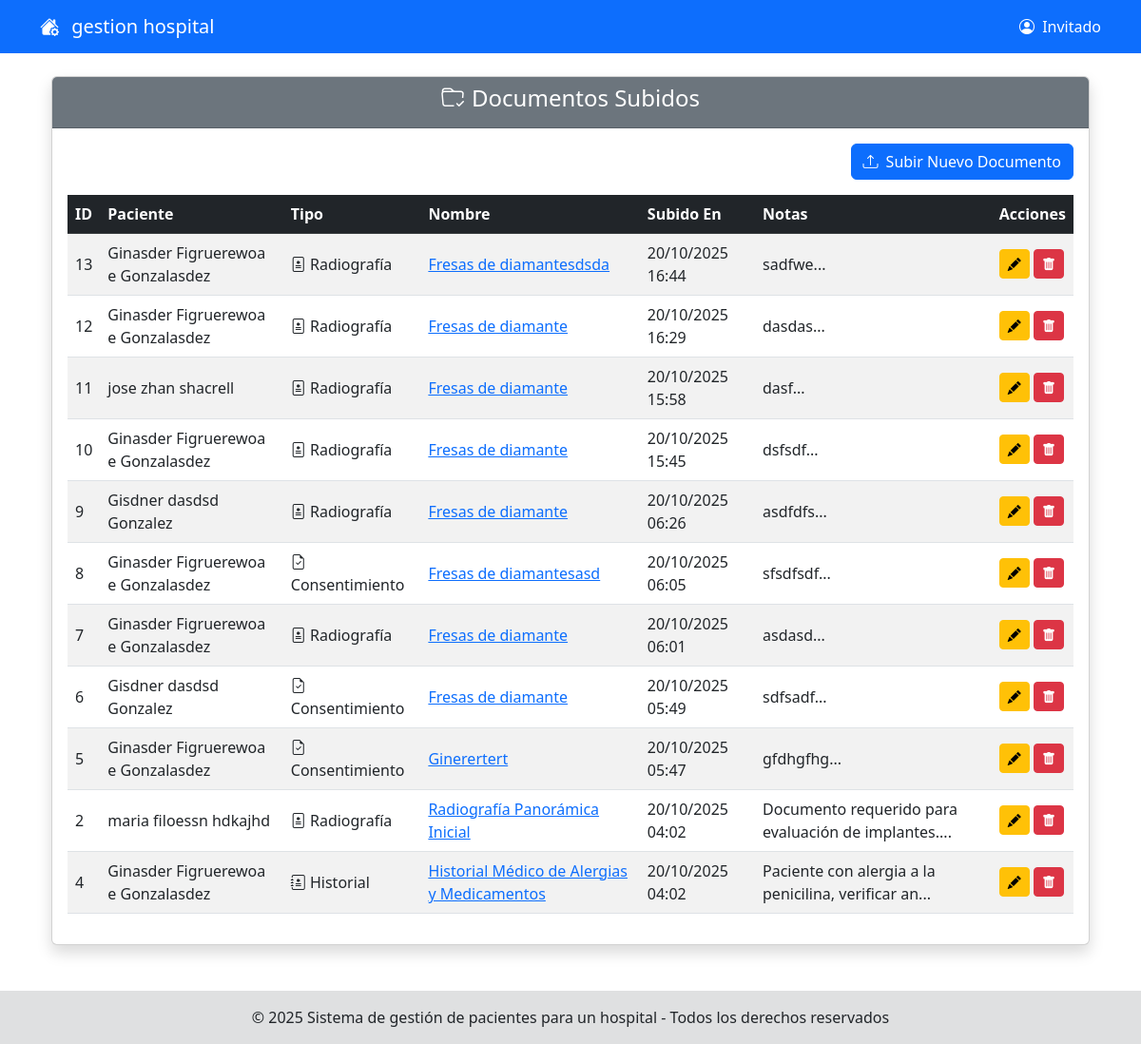
Screenshot of /modeloRol/enfermera/gestionManejoDocumento/indexDumento.php with the database file from the repository.
### tables this page shows
CREATE TABLE `documentos` (
  `id_documento` int(11) NOT NULL,
  `id_paciente` int(11) NOT NULL,
  `tipo` enum('Radiografía','Consentimiento','Historial','Otro') NOT NULL,
  `nombre` varchar(100) NOT NULL,
  `ruta_archivo` varchar(255) NOT NULL,
  `notas` text DEFAULT NULL,
  `subido_en` timestamp NOT NULL DEFAULT current_timestamp(),
  `subido_por` int(11) DEFAULT NULL COMMENT 'ID del usuario que subió el documento'
);

### modeloRol/enfermera/gestionManejoDocumento/indexDumento.php (called while the page is built)
<?php
include_once('./formTotalDocumentos.php');
$obj = new formTotalDocumentos();
$obj->formTotalDocumentosShow();
?>

### modelo/conexion.php (called while the page is built, shortened)
<?php
class Conexion
{
    private static $instancia = null;
    private $connection;
    private $host = 'localhost';
    private $user = 'root';
    private $pass = '';
    private $dbName = 'opipitaltrabajo';
    private function __construct()
    {
        $this->connection = new mysqli($this->host, $this->user, $this->pass, $this->dbName);
        $this->connection->set_charset("utf8");
    }
    public static function getInstancia()
    {
        if (self::$instancia === null) {
            self::$instancia = new Conexion();
        }
        return self::$instancia;
    }
    public function getConnection()
    {
        return $this->connection;
    }
}
?>

### modelo/DocumentoDAO.php (called while the page is built, shortened)
<?php
include_once('conexion.php');
class DocumentosDAO
{
    private $connection;
    public function __construct()
    {
        $this->connection = Conexion::getInstancia()->getConnection();
    }
    public function obtenerTodosDocumentos()
    {
        $sql = "SELECT d.id_documento, d.id_paciente, d.tipo, d.nombre, d.ruta_archivo, d.notas,
                       DATE_FORMAT(d.subido_en, '%d/%m/%Y %H:%i') as subido_en_formato,
                       CONCAT(u.nombre, ' ', u.apellido_paterno, ' ', u.apellido_materno) AS nombre_paciente
                FROM documentos d
                JOIN pacientes p ON d.id_paciente = p.id_paciente
                JOIN usuarios u ON p.id_usuario = u.id_usuario
                ORDER BY d.subido_en DESC";
        $resultado = $this->connection->query($sql);
        $documentos = [];
        if ($resultado) {
            while ($fila = $resultado->fetch_assoc()) {
                $documentos[] = $fila;
            }
        }
        return $documentos;
    }
}

### modeloRol/enfermera/gestionManejoDocumento/formTotalDocumentos.php (the view, shortened to what this page needs)
<?php
include_once('../../../shared/pantalla.php');
include_once('../../../modelo/DocumentoDAO.php');
class formTotalDocumentos extends pantalla
{
    private function getIconForType($tipo) {
        switch ($tipo) {
            case 'Radiografía': return 'bi-file-medical';
            case 'Consentimiento': return 'bi-file-earmark-check';
            case 'Historial': return 'bi-journal-medical';
        }
    }
    public function formTotalDocumentosShow()
    {
        $objDAO = new DocumentosDAO();
        $listaDocumentosArray = $objDAO->obtenerTodosDocumentos();
?>
<div class="container mt-4">
    <div class="card shadow">
        <div class="card-header bg-secondary text-white text-center">
            <h4><i class="bi bi-folder-check me-2"></i>Documentos Subidos</h4>
        </div>
        <div class="card-body">
            <div class="row mb-3">
                <div class="col-md-12 text-end">
                    <a href="./agregarDocumento/indexAgregarDocumento.php" class="btn btn-primary">
                        <i class="bi bi-upload me-2"></i>Subir Nuevo Documento
                    </a>
                </div>
            </div>
            <div class="table-responsive">
                <table class="table table-striped table-hover align-middle">
                    <thead>
                        <tr class="table-dark">
                            <th>ID</th>
                            <th>Paciente</th>
                            <th>Tipo</th>
                            <th>Nombre</th>
                            <th>Subido En</th>
                            <th>Notas</th>
                            <th>Acciones</th>
                        </tr>
                    </thead>
                    <tbody>
                        <?php
                        if (!empty($listaDocumentosArray)) {
                            foreach ($listaDocumentosArray as $doc) {
                        ?>
                                <tr>
                                    <td><?php echo htmlspecialchars($doc['id_documento']); ?></td>
                                    <td><?php echo htmlspecialchars($doc['nombre_paciente']); ?></td>
                                    <td>
                                        <i class="bi <?php echo $this->getIconForType($doc['tipo']); ?>"></i>
                                        <?php echo htmlspecialchars($doc['tipo']); ?>
                                    </td>
                                    <td>
                                        <a href="http://localhost/<?php echo htmlspecialchars($doc['ruta_archivo']); ?>"
                                            target="_blank"
                                            title="Ver Documento">
                                            <?php echo htmlspecialchars($doc['nombre']); ?>
                                        </a>
                                    </td>
                                    <td><?php echo htmlspecialchars($doc['subido_en_formato']); ?></td>
                                    <td><?php echo htmlspecialchars(substr($doc['notas'] ?? '', 0, 50) . '...'); ?></td>
                                    <td>
                                        <a href="./editarDocumento/indexEditarDocumento.php?id=<?php echo htmlspecialchars($doc['id_documento']); ?>" class="btn btn-sm btn-warning" title="Editar Metadatos">
                                            <i class="bi bi-pencil-fill"></i>
                                        </a>
                                        <button class="btn btn-sm btn-danger" title="Eliminar" onclick="confirmarEliminar(<?php echo htmlspecialchars($doc['id_documento']); ?>)">
                                            <i class="bi bi-trash-fill"></i>
                                        </button>
                                    </td>
                                </tr>
                        <?php
                            }
                        } else {
                        ?>
                            <tr>
                                <td colspan="7" class="text-center">No hay documentos subidos en el sistema.</td>
                            </tr>
                        <?php } ?>
                    </tbody>
                </table>
            </div>
        </div>
    </div>
</div>
<?php
    }
}
?>

### rows the page displays
documentos: id_documento "13", nombre_paciente "Ginasder Figruerewoa e Gonzalasdez", tipo "Radiografía", nombre "Fresas de diamantesdsda", subido_en_formato "20/10/2025 16:44", notas "sadfwe..."
documentos: id_documento "12", nombre_paciente "Ginasder Figruerewoa e Gonzalasdez", tipo "Radiografía", nombre "Fresas de diamante", subido_en_formato "20/10/2025 16:29", notas "dasdas..."
documentos: id_documento "11", nombre_paciente "jose zhan shacrell", tipo "Radiografía", nombre "Fresas de diamante", subido_en_formato "20/10/2025 15:58", notas "dasf..."
documentos: id_documento "10", nombre_paciente "Ginasder Figruerewoa e Gonzalasdez", tipo "Radiografía", nombre "Fresas de diamante", subido_en_formato "20/10/2025 15:45", notas "dsfsdf..."
documentos: id_documento "9", nombre_paciente "Gisdner dasdsd Gonzalez", tipo "Radiografía", nombre "Fresas de diamante", subido_en_formato "20/10/2025 06:26", notas "asdfdfs..."
documentos: id_documento "8", nombre_paciente "Ginasder Figruerewoa e Gonzalasdez", tipo "Consentimiento", nombre "Fresas de diamantesasd", subido_en_formato "20/10/2025 06:05", notas "sfsdfsdf..."
documentos: id_documento "7", nombre_paciente "Ginasder Figruerewoa e Gonzalasdez", tipo "Radiografía", nombre "Fresas de diamante", subido_en_formato "20/10/2025 06:01", notas "asdasd..."
documentos: id_documento "6", nombre_paciente "Gisdner dasdsd Gonzalez", tipo "Consentimiento", nombre "Fresas de diamante", subido_en_formato "20/10/2025 05:49", notas "sdfsadf..."
documentos: id_documento "5", nombre_paciente "Ginasder Figruerewoa e Gonzalasdez", tipo "Consentimiento", nombre "Ginerertert", subido_en_formato "20/10/2025 05:47", notas "gfdhgfhg..."
documentos: id_documento "2", nombre_paciente "maria filoessn hdkajhd", tipo "Radiografía", nombre "Radiografía Panorámica Inicial", subido_en_formato "20/10/2025 04:02", notas "Documento requerido para evaluación de implantes...."
documentos: id_documento "4", nombre_paciente "Ginasder Figruerewoa e Gonzalasdez", tipo "Historial", nombre "Historial Médico de Alergias y Medicamentos", subido_en_formato "20/10/2025 04:02", notas "Paciente con alergia a la penicilina, verificar an..."

### other values shown
$_SESSION['login'] "Invitado"
